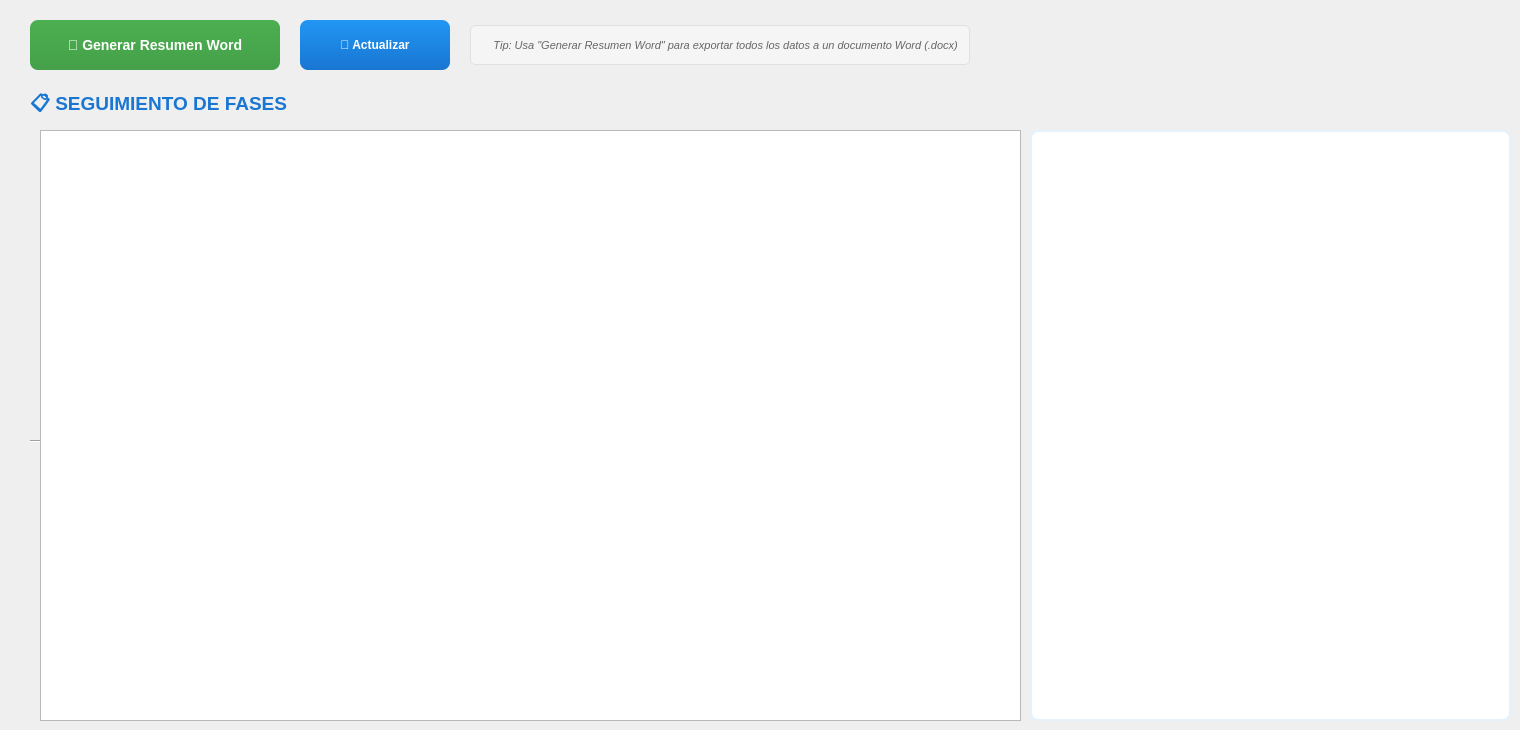
    <widget class="QWidget" name="Resumen">
     <attribute name="title">
      <string>Resumen</string>
     </attribute>
     <widget class="QPushButton" name="btn_generar_fichero_resumen">
      <property name="geometry">
       <rect>
        <x>30</x>
        <y>20</y>
        <width>250</width>
        <height>50</height>
       </rect>
      </property>
      <property name="toolTip">
       <string>Genera un documento Word (.docx) con el resumen completo del contrato, anomalías detectadas e historial de documentos</string>
      </property>
      <property name="styleSheet">
       <string>QPushButton {
    background: qlineargradient(x1:0, y1:0, x2:0, y2:1, stop:0 #4CAF50, stop:1 #45A049);
    color: white;
    border: none;
    padding: 12px;
    border-radius: 8px;
    font-weight: bold;
    font-size: 14px;
}
QPushButton:hover {
    background: qlineargradient(x1:0, y1:0, x2:0, y2:1, stop:0 #45A049, stop:1 #3E8E41);
}
QPushButton:pressed {
    background: qlineargradient(x1:0, y1:0, x2:0, y2:1, stop:0 #3E8E41, stop:1 #357A37);
}</string>
      </property>
      <property name="text">
       <string>📄 Generar Resumen Word</string>
      </property>
      <property name="setFixedSize" stdset="0">
       <size>
        <width>250</width>
        <height>50</height>
       </size>
      </property>
     </widget>
     <widget class="QPushButton" name="btn_actualizar_resumen">
      <property name="geometry">
       <rect>
        <x>300</x>
        <y>20</y>
        <width>150</width>
        <height>50</height>
       </rect>
      </property>
      <property name="toolTip">
       <string>Actualiza la visualización del resumen con los datos más recientes</string>
      </property>
      <property name="styleSheet">
       <string>QPushButton {
    background: qlineargradient(x1:0, y1:0, x2:0, y2:1, stop:0 #2196F3, stop:1 #1976D2);
    color: white;
    border: none;
    padding: 12px;
    border-radius: 8px;
    font-weight: bold;
    font-size: 12px;
}
QPushButton:hover {
    background: qlineargradient(x1:0, y1:0, x2:0, y2:1, stop:0 #1976D2, stop:1 #1565C0);
}
QPushButton:pressed {
    background: qlineargradient(x1:0, y1:0, x2:0, y2:1, stop:0 #1565C0, stop:1 #0D47A1);
}</string>
      </property>
      <property name="text">
       <string>🔄 Actualizar</string>
      </property>
      <property name="setFixedSize" stdset="0">
       <size>
        <width>150</width>
        <height>50</height>
       </size>
      </property>
     </widget>
     <widget class="QLabel" name="label_titulo_fases">
      <property name="geometry">
       <rect>
        <x>30</x>
        <y>90</y>
        <width>300</width>
        <height>30</height>
       </rect>
      </property>
      <property name="styleSheet">
       <string>font-weight: bold; font-size: 14pt; color: #1976D2;</string>
      </property>
      <property name="text">
       <string>📋 SEGUIMIENTO DE FASES</string>
      </property>
      <property name="setFixedSize" stdset="0">
       <size>
        <width>300</width>
        <height>30</height>
       </size>
      </property>
     </widget>
     <widget class="QGraphicsView" name="cronograma_fases_timeline">
      <property name="geometry">
       <rect>
        <x>1030</x>
        <y>130</y>
        <width>481</width>
        <height>591</height>
       </rect>
      </property>
      <property name="toolTip">
       <string>Cronograma visual del estado de las fases del proyecto</string>
      </property>
      <property name="styleSheet">
       <string>QGraphicsView {
    background-color: white;
    border: 2px solid #E3F2FD;
    border-radius: 8px;
}
QGraphicsView:focus {
    border-color: #2196F3;
}</string>
      </property>
      <property name="frameShape">
       <enum>QFrame::StyledPanel</enum>
      </property>
      <property name="frameShadow">
       <enum>QFrame::Sunken</enum>
      </property>
      <property name="verticalScrollBarPolicy">
       <enum>Qt::ScrollBarAsNeeded</enum>
      </property>
      <property name="horizontalScrollBarPolicy">
       <enum>Qt::ScrollBarAlwaysOff</enum>
      </property>
      <property name="renderHints">
       <set>QPainter::Antialiasing|QPainter::HighQualityAntialiasing|QPainter::SmoothPixmapTransform|QPainter::TextAntialiasing</set>
      </property>
      <property name="setFixedSize" stdset="0">
       <size>
        <width>691</width>
        <height>451</height>
       </size>
      </property>
     </widget>
     <widget class="QFrame" name="separador_fases">
      <property name="geometry">
       <rect>
        <x>30</x>
        <y>440</y>
        <width>540</width>
        <height>2</height>
       </rect>
      </property>
      <property name="frameShape">
       <enum>QFrame::HLine</enum>
      </property>
      <property name="frameShadow">
       <enum>QFrame::Sunken</enum>
      </property>
      <property name="setFixedSize" stdset="0">
       <size>
        <width>540</width>
        <height>2</height>
       </size>
      </property>
     </widget>
     <widget class="QLabel" name="label_estado_resumen">
      <property name="geometry">
       <rect>
        <x>470</x>
        <y>25</y>
        <width>500</width>
        <height>40</height>
       </rect>
      </property>
      <property name="styleSheet">
       <string>QLabel {
    color: #666666;
    font-size: 11px;
    font-style: italic;
    padding: 8px;
    background-color: #F5F5F5;
    border-radius: 5px;
    border: 1px solid #E0E0E0;
}</string>
      </property>
      <property name="text">
       <string>💡 Tip: Usa &quot;Generar Resumen Word&quot; para exportar todos los datos a un documento Word (.docx)</string>
      </property>
      <property name="alignment">
       <set>Qt::AlignCenter</set>
      </property>
      <property name="wordWrap">
       <bool>true</bool>
      </property>
      <property name="setFixedSize" stdset="0">
       <size>
        <width>500</width>
        <height>40</height>
       </size>
      </property>
     </widget>
     <widget class="QTableWidget" name="Tabla_seguimiento">
      <property name="geometry">
       <rect>
        <x>40</x>
        <y>130</y>
        <width>981</width>
        <height>591</height>
       </rect>
      </property>
     </widget>
    </widget>
